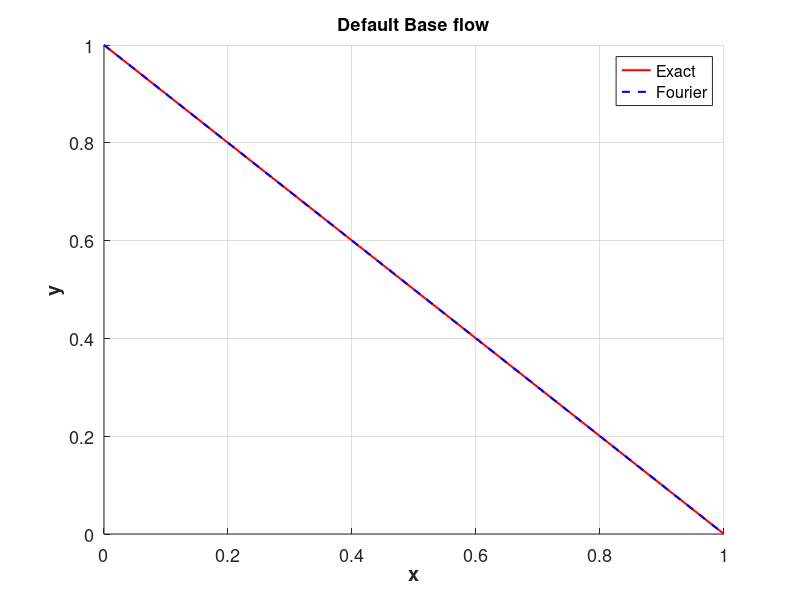
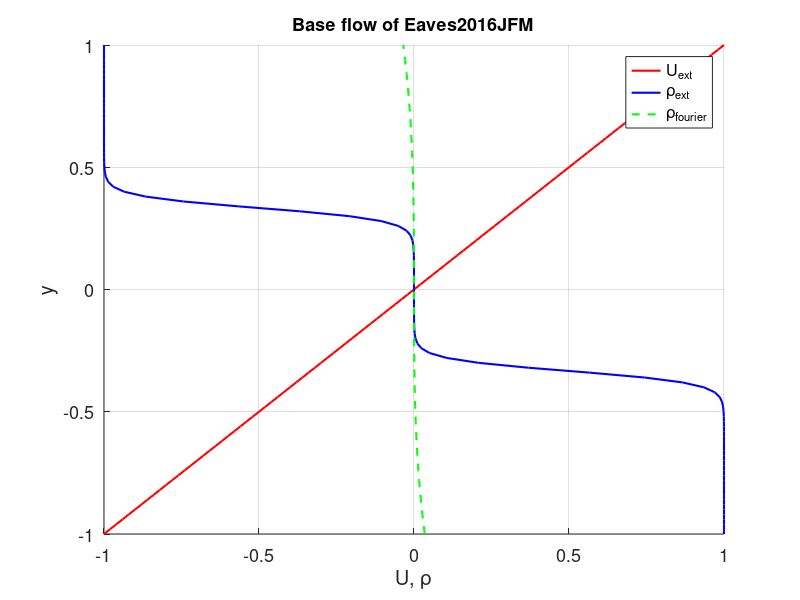

Reproduce these figures in MATLAB, in order.
clear all;clc;close all

numbers=100;

%%%%%%%%%%%%%%%%%% Default [0,1] %%%%%%%%%%%%%%%%%%%%
ymin = 0;
ymax = 1;
y=[ymin:(ymax-ymin)/numbers:ymax];
f_ext=1-y;
f_apr=1-y;
figure()
plot(y,f_ext,'r','LineWidth',1.5);hold on
plot(y,f_apr,'b--','LineWidth',1.5);
xlabel('x','FontSize',13,'FontWeight','bold');
ylabel('y','FontSize',13,'FontWeight','bold');
set(gca,'fontsize',13)
title('Default Base flow','FontSize',13,'FontWeight','bold')
box
legend('Exact','Fourier')
grid on

%%%%%%%%%%%%%%%%%% Eaves2016JFM [-1,1] %%%%%%%%%%%%%%%%%%%%
ymin = -1;
ymax = 1;
y=[ymin:(ymax-ymin)/numbers:ymax];
R=20;
base_u= y;
base_rho_ext=-1/2 * (tanh(R*(y-1/3))+tanh(R*(y+1/3)));
base_rho_fourier=(R*(R^2/2 - (R^2*sinh(R/3)^2)/cosh(R/3)^2) - R^3/6 + (R^3*sinh(R/3)^2)/(2*cosh(R/3)^2) - (sinh(R/3)*((R^3*sinh(R/3))/(3*cosh(R/3)) + (R*sinh(R/3)*(R^2/2 - (R^2*sinh(R/3)^2)/cosh(R/3)^2))/cosh(R/3)))/cosh(R/3))*y.^3 + ((R*sinh(R/3)^2)/cosh(R/3)^2 - R)*y;
figure()
plot(base_u,y,'r','LineWidth',1.5);hold on
plot(base_rho_ext,y,'b','LineWidth',1.5);hold on
plot(base_rho_fourier,y,'g--','LineWidth',1.5);
xlabel('U, \rho','FontSize',13);
ylabel('y','FontSize',13);
set(gca,'fontsize',13)
title('Base flow of Eaves2016JFM','FontSize',13,'FontWeight','bold')
box
legend('U_{ext}','\rho_{ext}','\rho_{fourier}')
grid on



